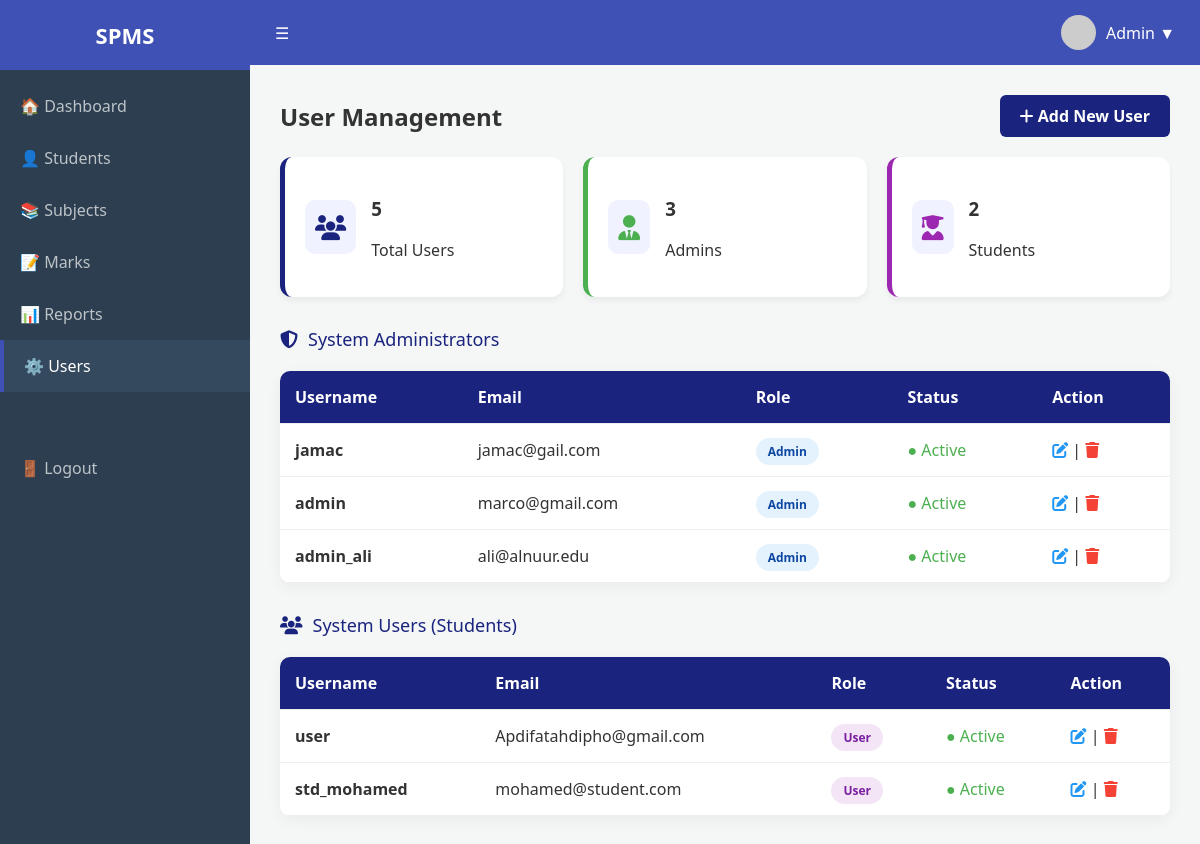
Page /admin_dashboard/user.php on the committed database.
### tables this page shows
CREATE TABLE `users` (
  `id` int(11) NOT NULL,
  `full_name` varchar(100) NOT NULL,
  `username` varchar(50) NOT NULL,
  `email` varchar(100) DEFAULT NULL,
  `password` varchar(255) NOT NULL,
  `role` enum('Admin','User') DEFAULT 'User',
  `status` varchar(20) DEFAULT 'Active'
);

### admin_dashboard/user.php (the view, shortened to what this page needs)
<?php
include('conn.php');
$total_res = mysqli_query($conn, "SELECT COUNT(id) as total FROM users");
$total_count = ($total_res) ? mysqli_fetch_assoc($total_res)['total'] : 0;
$admin_res = mysqli_query($conn, "SELECT COUNT(id) as total FROM users WHERE role='Admin'");
$admin_count = ($admin_res) ? mysqli_fetch_assoc($admin_res)['total'] : 0;
$student_res = mysqli_query($conn, "SELECT COUNT(id) as total FROM users WHERE role='User'");
$student_count = ($student_res) ? mysqli_fetch_assoc($student_res)['total'] : 0;
$admins_result = mysqli_query($conn, "SELECT * FROM users WHERE role='Admin' ORDER BY id DESC");
$users_result = mysqli_query($conn, "SELECT * FROM users WHERE role='User' ORDER BY id DESC");
?>
<!DOCTYPE html>
<html lang="en">
<head>
    <link rel="stylesheet" href="style.css">
    <link rel="stylesheet" href="https://cdnjs.cloudflare.com/ajax/libs/font-awesome/6.4.0/css/all.min.css">
</head>
<body>
    <div class="app">
        <aside class="sidebar">
            <div class="brand">SPMS</div>
            <nav class="side-nav">
                <a class="nav-item" href="admin_dashboard.php">🏠 Dashboard</a>
                <a class="nav-item" href="student.php">👤 Students</a>
                <a class="nav-item" href="subject.php">📚 Subjects</a>
                <a class="nav-item" href="marks.php">📝 Marks</a>
                <a class="nav-item" href="#">📊 Reports</a>
                <a class="nav-item active" href="user.php">⚙️ Users</a>
                <a class="nav-item" href="#" style="margin-top: 50px;">🚪 Logout</a>
            </nav>
        </aside>
        <main class="main">
            <header class="topbar">
                <div class="burger">☰</div>
                <div class="user-profile" style="display: flex; align-items: center; gap: 10px;">
                    <img src="https://via.placeholder.com/35" style="border-radius: 50%;" alt="Admin">
                    <span>Admin ▼</span>
                </div>
            </header>
            <div class="content">
                <div style="display: flex; justify-content: space-between; align-items: center; margin-bottom: 20px;">
                    <h2 style="margin: 0;">User Management</h2>
                    <a href="add_user.php" class="add-btn"><i class="fas fa-plus"></i> Add New User</a>
                </div>
                <div class="user-stats">
                    <div class="stat-card">
                        <div class="stat-icon"><i class="fas fa-users"></i></div>
                        <div><h3><?php echo $total_count; ?></h3><p>Total Users</p></div>
                    </div>
                    <div class="stat-card" style="border-left-color: #4caf50;">
                        <div class="stat-icon" style="color: #4caf50;"><i class="fas fa-user-tie"></i></div>
                        <div><h3><?php echo $admin_count; ?></h3><p>Admins</p></div>
                    </div>
                    <div class="stat-card" style="border-left-color: #9c27b0;">
                        <div class="stat-icon" style="color: #9c27b0;"><i class="fas fa-user-graduate"></i></div>
                        <div><h3><?php echo $student_count; ?></h3><p>Students</p></div>
                    </div>
                </div>
                <div class="section-title"><i class="fas fa-shield-alt"></i> System Administrators</div>
                <table class="user-table">
                    <thead>
                        <tr>
                            <th>Username</th>
                            <th>Email</th>
                            <th>Role</th>
                            <th>Status</th>
                            <th>Action</th>
                        </tr>
                    </thead>
                    <tbody>
                        <?php while($row = mysqli_fetch_assoc($admins_result)) { ?>
                        <tr>
                            <td><strong><?php echo $row['username']; ?></strong></td>
                            <td><?php echo $row['email']; ?></td>
                            <td><span class="role-badge role-admin">Admin</span></td>
                            <td><span style="color: #4caf50;">● Active</span></td>
                            <td>
                                <a href="#" style="color: #2196f3;"><i class="fas fa-edit"></i></a> |
                                <a href="#" style="color: #f44336;"><i class="fas fa-trash"></i></a>
                            </td>
                        </tr>
                        <?php } ?>
                    </tbody>
                </table>
                <div class="section-title"><i class="fas fa-users"></i> System Users (Students)</div>
                <table class="user-table">
                    <thead>
                        <tr>
                            <th>Username</th>
                            <th>Email</th>
                            <th>Role</th>
                            <th>Status</th>
                            <th>Action</th>
                        </tr>
                    </thead>
                    <tbody>
                        <?php while($row = mysqli_fetch_assoc($users_result)) { ?>
                        <tr>
                            <td><strong><?php echo $row['username']; ?></strong></td>
                            <td><?php echo $row['email']; ?></td>
                            <td><span class="role-badge role-student">User</span></td>
                            <td><span style="color: #4caf50;">● Active</span></td>
                            <td>
                                <a href="#" style="color: #2196f3;"><i class="fas fa-edit"></i></a> |
                                <a href="#" style="color: #f44336;"><i class="fas fa-trash"></i></a>
                            </td>
                        </tr>
                        <?php } ?>
                    </tbody>
                </table>
            </div>
        </main>
    </div>
</body>
</html>

### admin_dashboard/style.css (style rules this page uses)
:root { --sidebar-bg: #2c3e50; --topbar-bg: #3f51b5; --bg-light: #f4f7f6; --white: #ffffff; --text-color: #333; }
body { margin: 0; font-family: 'Segoe UI', Tahoma, Geneva, Verdana, sans-serif; background-color: var(--bg-light); color: var(--text-color); }
.app { display: flex; min-height: 100vh; }
.sidebar { width: 250px; background-color: var(--sidebar-bg); color: white; display: flex; flex-direction: column; }
.brand { padding: 20px; background-color: var(--topbar-bg); font-size: 22px; font-weight: bold; text-align: center; }
.side-nav { padding: 10px 0; }
.nav-item { display: flex; align-items: center; gap: 10px; padding: 15px 20px; color: #bdc3c7; text-decoration: none; transition: 0.3s; }
.nav-item:hover, .nav-item.active { background-color: #34495e; color: white; border-left: 4px solid var(--topbar-bg); }
.main { flex: 1; display: flex; flex-direction: column; }
.topbar { background-color: var(--topbar-bg); color: white; padding: 15px 25px; display: flex; justify-content: space-between; align-items: center; }
.content { padding: 30px; }
table { width: 100%; border-collapse: collapse; margin-top: 20px; }
th, td { padding: 12px; text-align: left; border-bottom: 1px solid #eee; }
th { background-color: #f9f9f9; font-weight: bold; }

### admin_dashboard/user.php (style rules this page uses)
.user-stats { display: grid; grid-template-columns: repeat(3, 1fr); gap: 20px; margin-bottom: 30px; }
.stat-card { background: white; padding: 20px; border-radius: 12px; box-shadow: 0 4px 6px rgba(0,0,0,0.05); display: flex; align-items: center; gap: 15px; border-left: 5px solid #1a237e; }
.stat-icon { font-size: 25px; background: #f0f2ff; padding: 10px; border-radius: 10px; color: #1a237e; }
.user-table { width: 100%; border-collapse: collapse; background: white; border-radius: 10px; overflow: hidden; margin-bottom: 30px; box-shadow: 0 4px 15px rgba(0,0,0,0.05); }
.user-table th { background: #1a237e; color: white; padding: 15px; text-align: left; }
.user-table td { padding: 15px; border-bottom: 1px solid #eee; }
.role-badge { padding: 5px 12px; border-radius: 20px; font-size: 12px; font-weight: bold; }
.role-admin { background: #e3f2fd; color: #0d47a1; }
.role-student { background: #f3e5f5; color: #7b1fa2; }
.add-btn { background: #1a237e; color: white; padding: 10px 20px; border-radius: 6px; text-decoration: none; font-weight: bold; float: right; }
.section-title { color: #1a237e; font-size: 18px; margin: 20px 0; display: flex; align-items: center; gap: 10px; clear: both; }

### rows in the picture
users: username "jamac", email "jamac@gail.com"
users: username "admin", email "marco@gmail.com"
users: username "admin_ali", email "ali@alnuur.edu"
users: username "user", email "Apdifatahdipho@gmail.com"
users: username "std_mohamed", email "mohamed@student.com"

### other values in the picture
$total_count "5"
$admin_count "3"
$student_count "2"
